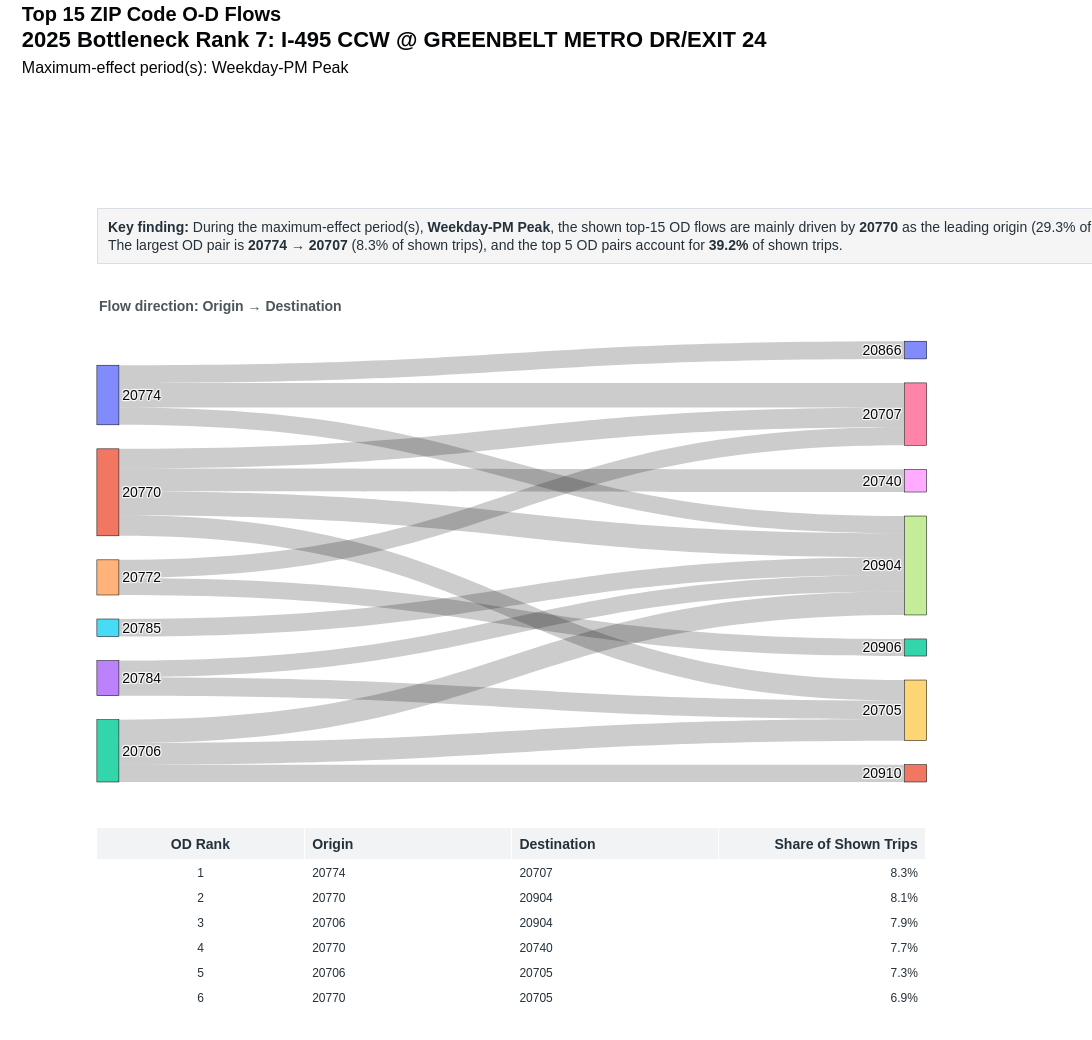

Notebook code cell kept with this figure:
### Code cell
zip_sankey

### Figure 1 — Plotly figure (JSON) as saved in the notebook; plotly's stock layout.template omitted (floating-point values rounded to 4 significant figures)
{"data": [{"arrangement": "snap", "domain": {"x": [0.04, 0.94], "y": [0.3, 0.88]}, "link": {"customdata": [[1, "20774", "20707", 0.08291], [2, "20770", "20904", 0.0808], [3, "20706", "20904", 0.07868], [4, "20770", "20740", 0.07657], [5, "20706", "20705", 0.07276], [6, "20770", "20705", 0.06937], [7, "20770", "20707", 0.06641], [8, "20784", "20705", 0.06218], [9, "20772", "20707", 0.06091], [10, "20774", "20866", 0.05964], [11, "20785", "20904", 0.05922], [12, "20774", "20904", 0.05838], [13, "20706", "20910", 0.05838], [14, "20772", "20906", 0.05753], [15, "20784", "20904", 0.05626]], "hovertemplate": "<b>OD Pair Rank %{customdata[0]}</b><br>%{customdata[1]} → %{customdata[2]}<br>Share of shown top-15 trips: %{customdata[3]:.1%}<extra></extra>", "source": [0, 1, 2, 1, 2, 1, 1, 3, 4, 0, 5, 0, 2, 4, 3], "target": [6, 7, 7, 8, 9, 9, 6, 9, 6, 10, 7, 7, 11, 12, 7], "value": [196.0, 191.0, 186.0, 181.0, 172.0, 164.0, 157.0, 147.0, 144.0, 141.0, 140.0, 138.0, 138.0, 136.0, 133.0]}, "node": {"hovertemplate": "<b>%{label}</b><extra></extra>", "label": ["20774", "20770", "20706", "20784", "20772", "20785", "20707", "20904", "20740", "20705", "20866", "20910", "20906"], "line": {"color": "black", "width": 0.5}, "pad": 24, "thickness": 22}, "type": "sankey"}, {"cells": {"align": ["center", "left", "left", "right"], "fill": {"color": "white"}, "font": {"color": "#24313A", "size": 12}, "height": 25, "values": [[1, 2, 3, 4, 5, 6, 7, 8, 9, 10, 11, 12, 13, 14, 15], ["20774", "20770", "20706", "20770", "20706", "20770", "20770", "20784", "20772", "20774", "20785", "20774", "20706", "20772", "20784"], ["20707", "20904", "20904", "20740", "20705", "20705", "20707", "20705", "20707", "20866", "20904", "20904", "20910", "20906", "20904"], ["8.3%", "8.1%", "7.9%", "7.7%", "7.3%", "6.9%", "6.6%", "6.2%", "6.1%", "6.0%", "5.9%", "5.8%", "5.8%", "5.8%", "5.6%"]]}, "domain": {"x": [0.04, 0.94], "y": [0, 0.24]}, "header": {"align": ["center", "left", "left", "right"], "fill": {"color": "#F1F3F5"}, "font": {"color": "#24313A", "size": 14}, "height": 28, "values": ["<b>OD Rank</b>", "<b>Origin</b>", "<b>Destination</b>", "<b>Share of Shown Trips</b>"]}, "type": "table"}], "layout": {"annotations": [{"align": "left", "bgcolor": "rgba(245,245,245,0.98)", "bordercolor": "#D8DEE3", "borderpad": 10, "borderwidth": 1, "font": {"color": "#24313A", "size": 14}, "showarrow": false, "text": "<b>Key finding:</b> During the maximum-effect period(s), <b>Weekday-PM Peak</b>, the shown top-15 OD flows are mainly driven by <b>20770</b> as the leading origin (29.3% of shown trips) and <b>20904</b> as the leading destination (33.3%).<br>The largest OD pair is <b>20774 → 20707</b> (8.3% of shown trips), and the top 5 OD pairs account for <b>39.2%</b> of shown trips.", "x": 0.04, "xref": "paper", "y": 1.055, "yref": "paper"}, {"align": "left", "font": {"color": "#4A555C", "size": 14}, "showarrow": false, "text": "<b>Flow direction: Origin → Destination</b>", "x": 0.04, "xref": "paper", "y": 0.94, "yref": "paper"}], "font": {"color": "#050608", "family": "Arial", "size": 14}, "height": 1040, "margin": {"b": 30, "l": 60, "r": 110, "t": 250}, "paper_bgcolor": "white", "plot_bgcolor": "white", "title": {"text": "<b>Top 15 ZIP Code O-D Flows</b><br><span style='font-size:22px'><b>2025 Bottleneck Rank 7: I-495 CCW @ GREENBELT METRO DR/EXIT 24</b></span><br><span style='font-size:16px'>Maximum-effect period(s): Weekday-PM Peak</span>", "x": 0.02, "xanchor": "left", "y": 0.98, "yanchor": "top"}, "width": 1250}}
